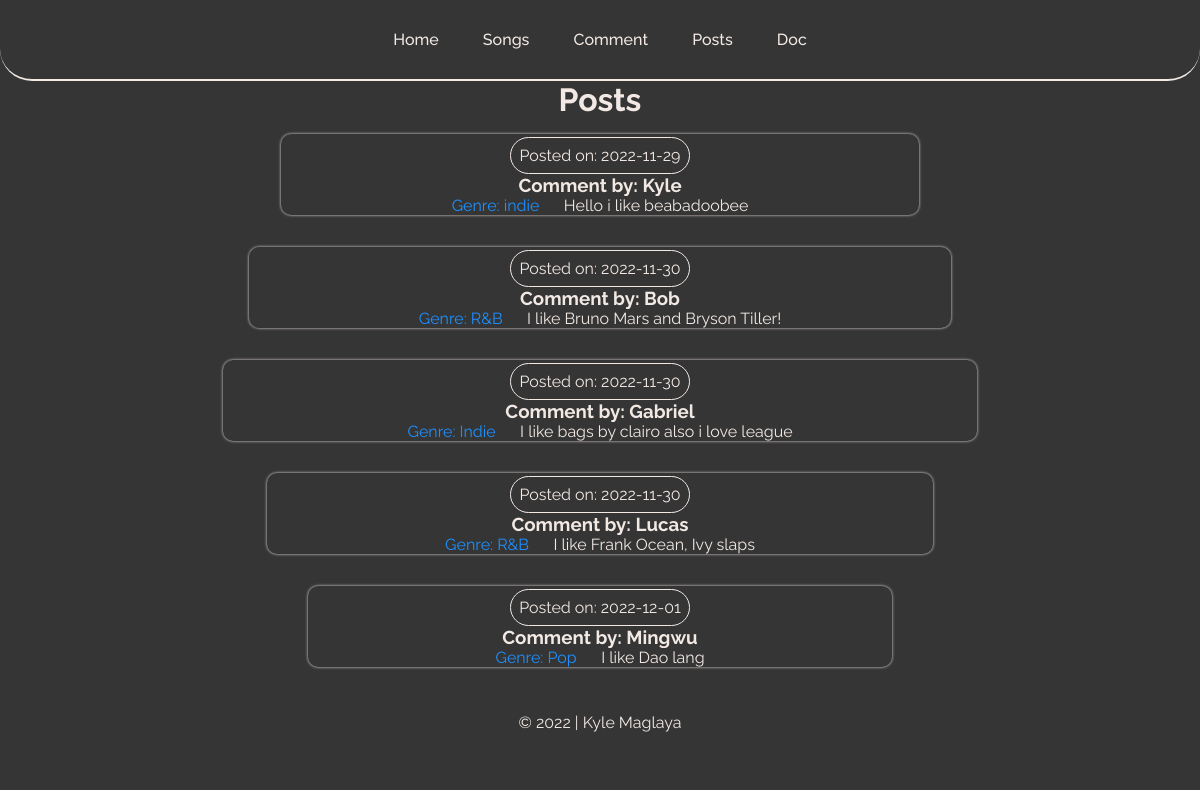
/posts.php, run on the app's committed database.
### tables this page shows
CREATE TABLE `comments` (
  `ID` int(11) NOT NULL,
  `name` varchar(255) NOT NULL,
  `genre` varchar(255) NOT NULL,
  `body` varchar(255) NOT NULL,
  `date` date NOT NULL
);

### database/database.php (called while the page is built, shortened)
<?php
function get_posts() {
    global $pdo;
    global $posts;
    $sql = "SELECT * FROM comments";
    $result = $pdo->query($sql);
    while($row = $result->fetch()){
      $posts[] = $row;
    }
  }

### pages/index_functions.php (the view)
<?php
function the_comments() {
  global $posts;
  foreach($posts as $row){
    echo
    '<div class = "full-comment">';
    echo
    '<div class = "comment">';
    echo
    '<div class = "date">'.
    'Posted on: '. $row['date'].
    '</div>';
    echo
    '<h3> Comment by: '. $row['name'].
    '</h3>';
    echo
    '<div class = "body">'.
    '<p class = "genre"> Genre: ' . $row['genre']. '</p>'.
    '</div>';
    echo
    '<div class = "body">'.
    '<p> &nbsp; &nbsp; &nbsp; '. $row['body']. '</p>'.
    '</div>';
    echo '</div></div>';
  }
}

### posts.php (shortened to what this page needs)
<?php
$posts = [];
include 'database/database.php';
include 'pages/index_functions.php';
get_posts();
?>
<!DOCTYPE html>
<html lang = "en">
  <head>
    <link rel="stylesheet" href="style.css?">
  </head>
  <body>
    <nav>
      <ul class = "navLinks">
        <li><a href = "home.php">Home</a></li>
        <li><a href = "songs.php">Songs</a></li>
        <li><a href = "comment.php">Comment</a></li>
        <li><a href = "posts.php">Posts</a></li>
        <li><a href = "documentation.php">Doc</a></li>
      </ul>
    </nav>
    <h1>Posts</h1>
    <?php
      the_comments();
    ?>
    <footer class="footer">
      &copy; 2022 | Kyle Maglaya
    </footer>
  </body>
</html>

### style.css (style rules this page uses)
* { box-sizing: border-box; background-color: #353535; font-family: "Raleway", sans-serif; padding: 0; margin: 0; }
nav { display: flex; justify-content:center; padding: 30px 10%; border-bottom: 2px solid #F2E9E4; border-radius: 2em; }
.navLinks { list-style: none; }
.navLinks li { display: inline-block; padding: 0px 20px; }
.navLinks li a { transition: all 0.3s ease 0s; }
body { max-width: 1200px; margin:0 auto; }
h1 { font-family: "Raleway", sans-serif; display: flex; justify-content: center; color: #F2E9E4; }
li, a { font-family: "Raleway", sans-serif; font-weight: 500; font-size: 16px; color: #F2E9E4; text-decoration: none; }
h3 { display: flex; justify-content: center; }
p { display: flex; position: relative; }
.full-comment { display:flex; flex-direction: row; justify-content: center; }
.comment { border-radius: 10px; margin:1rem; box-shadow: 0px 0px 3px #F2E9E4; color:#F2E9E4; display:flex; flex-wrap:wrap; justify-content: center; }
.comment h3, .comment-text { width:100%; }
.ID, .date { border-radius: 2em; border-style: solid; border-color: #F2E9E4; border-width: 1px; margin-top: 3px; padding:.5rem; }
.genre { color:dodgerblue; }
.footer { display: flex; justify-content:center; align-items: center; padding: 30px 10%; color:#F2E9E4; }

### data on the page
comments: date "2022-11-29", name "Kyle", genre "indie", body "Hello i like beabadoobee"
comments: date "2022-11-30", name "Bob", genre "R&B", body "I like Bruno Mars and Bryson Tiller!"
comments: date "2022-11-30", name "Gabriel", genre "Indie", body "I like bags by clairo also i love league"
comments: date "2022-11-30", name "Lucas", genre "R&B", body "I like Frank Ocean, Ivy slaps"
comments: date "2022-12-01", name "Mingwu", genre "Pop", body "I like Dao lang"
